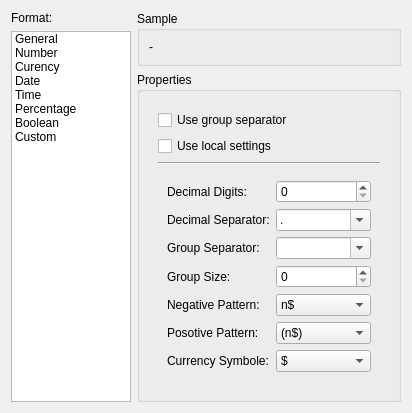
<?xml version="1.0" encoding="UTF-8"?>
<ui version="4.0">
 <class>LReportPropertyPageFormat</class>
 <widget class="QWidget" name="LReportPropertyPageFormat">
  <property name="geometry">
   <rect>
    <x>0</x>
    <y>0</y>
    <width>412</width>
    <height>385</height>
   </rect>
  </property>
  <property name="windowTitle">
   <string>Form</string>
  </property>
  <layout class="QGridLayout" name="gridLayout">
   <item row="0" column="0" rowspan="2">
    <layout class="QVBoxLayout" name="verticalLayout_10">
     <item>
      <widget class="QLabel" name="label_25">
       <property name="text">
        <string>Format:</string>
       </property>
      </widget>
     </item>
     <item>
      <widget class="QListWidget" name="listWidget">
       <property name="sizePolicy">
        <sizepolicy hsizetype="Fixed" vsizetype="Expanding">
         <horstretch>0</horstretch>
         <verstretch>0</verstretch>
        </sizepolicy>
       </property>
       <property name="maximumSize">
        <size>
         <width>120</width>
         <height>16777215</height>
        </size>
       </property>
       <item>
        <property name="text">
         <string>General</string>
        </property>
       </item>
       <item>
        <property name="text">
         <string>Number</string>
        </property>
       </item>
       <item>
        <property name="text">
         <string>Curency</string>
        </property>
       </item>
       <item>
        <property name="text">
         <string>Date</string>
        </property>
       </item>
       <item>
        <property name="text">
         <string>Time</string>
        </property>
       </item>
       <item>
        <property name="text">
         <string>Percentage</string>
        </property>
       </item>
       <item>
        <property name="text">
         <string>Boolean</string>
        </property>
       </item>
       <item>
        <property name="text">
         <string>Custom</string>
        </property>
       </item>
      </widget>
     </item>
    </layout>
   </item>
   <item row="0" column="1">
    <widget class="QGroupBox" name="groupBox">
     <property name="title">
      <string>Sample</string>
     </property>
     <layout class="QVBoxLayout" name="verticalLayout_2">
      <item>
       <widget class="QLabel" name="label">
        <property name="text">
         <string>-</string>
        </property>
       </widget>
      </item>
     </layout>
    </widget>
   </item>
   <item row="1" column="1">
    <widget class="QGroupBox" name="groupBox_2">
     <property name="title">
      <string>Properties</string>
     </property>
     <layout class="QVBoxLayout" name="verticalLayout">
      <item>
       <widget class="QStackedWidget" name="stackedWidget">
        <property name="currentIndex">
         <number>2</number>
        </property>
        <widget class="QWidget" name="page"/>
        <widget class="QWidget" name="page_2">
         <layout class="QVBoxLayout" name="verticalLayout_3">
          <item>
           <widget class="QCheckBox" name="checkBox">
            <property name="text">
             <string>Use group separator</string>
            </property>
           </widget>
          </item>
          <item>
           <widget class="QCheckBox" name="checkBox_2">
            <property name="text">
             <string>Use local settings</string>
            </property>
           </widget>
          </item>
          <item>
           <widget class="Line" name="line">
            <property name="orientation">
             <enum>Qt::Horizontal</enum>
            </property>
           </widget>
          </item>
          <item>
           <widget class="QFrame" name="frame_32">
            <layout class="QFormLayout" name="formLayout">
             <property name="labelAlignment">
              <set>Qt::AlignLeading|Qt::AlignLeft|Qt::AlignVCenter</set>
             </property>
             <item row="0" column="0">
              <widget class="QLabel" name="label_2">
               <property name="text">
                <string>Decimal Digits:</string>
               </property>
              </widget>
             </item>
             <item row="0" column="1">
              <widget class="QSpinBox" name="spinBox">
               <property name="maximum">
                <number>20</number>
               </property>
              </widget>
             </item>
             <item row="1" column="0">
              <widget class="QLabel" name="label_3">
               <property name="text">
                <string>Decimal Separator:</string>
               </property>
              </widget>
             </item>
             <item row="1" column="1">
              <widget class="QComboBox" name="comboBox">
               <property name="minimumSize">
                <size>
                 <width>50</width>
                 <height>0</height>
                </size>
               </property>
               <property name="editable">
                <bool>true</bool>
               </property>
               <item>
                <property name="text">
                 <string>.</string>
                </property>
               </item>
               <item>
                <property name="text">
                 <string>,</string>
                </property>
               </item>
              </widget>
             </item>
             <item row="2" column="0">
              <widget class="QLabel" name="label_4">
               <property name="text">
                <string>Group Separator:</string>
               </property>
              </widget>
             </item>
             <item row="2" column="1">
              <widget class="QComboBox" name="comboBox_2">
               <property name="minimumSize">
                <size>
                 <width>50</width>
                 <height>0</height>
                </size>
               </property>
               <property name="editable">
                <bool>true</bool>
               </property>
               <item>
                <property name="text">
                 <string/>
                </property>
               </item>
               <item>
                <property name="text">
                 <string>.</string>
                </property>
               </item>
               <item>
                <property name="text">
                 <string>,</string>
                </property>
               </item>
              </widget>
             </item>
             <item row="3" column="0">
              <widget class="QLabel" name="label_5">
               <property name="text">
                <string>Group Size:</string>
               </property>
              </widget>
             </item>
             <item row="4" column="0">
              <widget class="QLabel" name="label_6">
               <property name="text">
                <string>Negative Pattern:</string>
               </property>
              </widget>
             </item>
             <item row="4" column="1">
              <widget class="QComboBox" name="comboBox_4">
               <property name="minimumSize">
                <size>
                 <width>50</width>
                 <height>0</height>
                </size>
               </property>
               <property name="editable">
                <bool>false</bool>
               </property>
               <item>
                <property name="text">
                 <string>(n)</string>
                </property>
               </item>
               <item>
                <property name="text">
                 <string>-n</string>
                </property>
               </item>
               <item>
                <property name="text">
                 <string>- n</string>
                </property>
               </item>
               <item>
                <property name="text">
                 <string>n-</string>
                </property>
               </item>
               <item>
                <property name="text">
                 <string>n -</string>
                </property>
               </item>
              </widget>
             </item>
             <item row="3" column="1">
              <widget class="QSpinBox" name="spinBox_2">
               <property name="maximum">
                <number>9</number>
               </property>
              </widget>
             </item>
            </layout>
           </widget>
          </item>
          <item>
           <spacer name="verticalSpacer">
            <property name="orientation">
             <enum>Qt::Vertical</enum>
            </property>
            <property name="sizeHint" stdset="0">
             <size>
              <width>20</width>
              <height>59</height>
             </size>
            </property>
           </spacer>
          </item>
         </layout>
        </widget>
        <widget class="QWidget" name="page_3">
         <layout class="QVBoxLayout" name="verticalLayout_4">
          <item>
           <widget class="QCheckBox" name="checkBox_3">
            <property name="text">
             <string>Use group separator</string>
            </property>
           </widget>
          </item>
          <item>
           <widget class="QCheckBox" name="checkBox_4">
            <property name="text">
             <string>Use local settings</string>
            </property>
           </widget>
          </item>
          <item>
           <widget class="Line" name="line_2">
            <property name="orientation">
             <enum>Qt::Horizontal</enum>
            </property>
           </widget>
          </item>
          <item>
           <widget class="QFrame" name="frame_652">
            <layout class="QFormLayout" name="formLayout_2">
             <property name="labelAlignment">
              <set>Qt::AlignLeading|Qt::AlignLeft|Qt::AlignVCenter</set>
             </property>
             <item row="0" column="0">
              <widget class="QLabel" name="label_7">
               <property name="text">
                <string>Decimal Digits:</string>
               </property>
              </widget>
             </item>
             <item row="0" column="1">
              <widget class="QSpinBox" name="spinBox_3">
               <property name="maximum">
                <number>20</number>
               </property>
              </widget>
             </item>
             <item row="1" column="0">
              <widget class="QLabel" name="label_8">
               <property name="text">
                <string>Decimal Separator:</string>
               </property>
              </widget>
             </item>
             <item row="1" column="1">
              <widget class="QComboBox" name="comboBox_3">
               <property name="minimumSize">
                <size>
                 <width>50</width>
                 <height>0</height>
                </size>
               </property>
               <property name="editable">
                <bool>true</bool>
               </property>
               <item>
                <property name="text">
                 <string>.</string>
                </property>
               </item>
               <item>
                <property name="text">
                 <string>,</string>
                </property>
               </item>
              </widget>
             </item>
             <item row="2" column="0">
              <widget class="QLabel" name="label_9">
               <property name="text">
                <string>Group Separator:</string>
               </property>
              </widget>
             </item>
             <item row="2" column="1">
              <widget class="QComboBox" name="comboBox_5">
               <property name="minimumSize">
                <size>
                 <width>50</width>
                 <height>0</height>
                </size>
               </property>
               <property name="editable">
                <bool>true</bool>
               </property>
               <item>
                <property name="text">
                 <string/>
                </property>
               </item>
               <item>
                <property name="text">
                 <string>.</string>
                </property>
               </item>
               <item>
                <property name="text">
                 <string>,</string>
                </property>
               </item>
              </widget>
             </item>
             <item row="3" column="0">
              <widget class="QLabel" name="label_10">
               <property name="text">
                <string>Group Size:</string>
               </property>
              </widget>
             </item>
             <item row="3" column="1">
              <widget class="QSpinBox" name="spinBox_4">
               <property name="maximum">
                <number>9</number>
               </property>
              </widget>
             </item>
             <item row="4" column="0">
              <widget class="QLabel" name="label_11">
               <property name="text">
                <string>Negative Pattern:</string>
               </property>
              </widget>
             </item>
             <item row="4" column="1">
              <widget class="QComboBox" name="comboBox_6">
               <property name="minimumSize">
                <size>
                 <width>50</width>
                 <height>0</height>
                </size>
               </property>
               <property name="editable">
                <bool>false</bool>
               </property>
               <item>
                <property name="text">
                 <string>n$</string>
                </property>
               </item>
               <item>
                <property name="text">
                 <string>n $</string>
                </property>
               </item>
               <item>
                <property name="text">
                 <string>$n</string>
                </property>
               </item>
               <item>
                <property name="text">
                 <string>$ n</string>
                </property>
               </item>
              </widget>
             </item>
             <item row="5" column="0">
              <widget class="QLabel" name="label_12">
               <property name="text">
                <string>Posotive Pattern:</string>
               </property>
              </widget>
             </item>
             <item row="5" column="1">
              <widget class="QComboBox" name="comboBox_7">
               <property name="minimumSize">
                <size>
                 <width>50</width>
                 <height>0</height>
                </size>
               </property>
               <property name="editable">
                <bool>false</bool>
               </property>
               <item>
                <property name="text">
                 <string>(n$)</string>
                </property>
               </item>
               <item>
                <property name="text">
                 <string>($n)</string>
                </property>
               </item>
               <item>
                <property name="text">
                 <string>-n$</string>
                </property>
               </item>
               <item>
                <property name="text">
                 <string>-n $</string>
                </property>
               </item>
               <item>
                <property name="text">
                 <string>$-n</string>
                </property>
               </item>
               <item>
                <property name="text">
                 <string>$ -n</string>
                </property>
               </item>
               <item>
                <property name="text">
                 <string>-$n</string>
                </property>
               </item>
               <item>
                <property name="text">
                 <string>-$ n</string>
                </property>
               </item>
               <item>
                <property name="text">
                 <string>n$-</string>
                </property>
               </item>
               <item>
                <property name="text">
                 <string>n $-</string>
                </property>
               </item>
              </widget>
             </item>
             <item row="6" column="0">
              <widget class="QLabel" name="label_13">
               <property name="text">
                <string>Currency Symbole:</string>
               </property>
              </widget>
             </item>
             <item row="6" column="1">
              <widget class="QComboBox" name="comboBox_8">
               <property name="minimumSize">
                <size>
                 <width>50</width>
                 <height>0</height>
                </size>
               </property>
               <property name="editable">
                <bool>false</bool>
               </property>
               <item>
                <property name="text">
                 <string>$</string>
                </property>
               </item>
               <item>
                <property name="text">
                 <string>€</string>
                </property>
               </item>
               <item>
                <property name="text">
                 <string>¢</string>
                </property>
               </item>
               <item>
                <property name="text">
                 <string>£</string>
                </property>
               </item>
               <item>
                <property name="text">
                 <string>¤</string>
                </property>
               </item>
               <item>
                <property name="text">
                 <string>¥</string>
                </property>
               </item>
               <item>
                <property name="text">
                 <string>₣</string>
                </property>
               </item>
               <item>
                <property name="text">
                 <string>₤</string>
                </property>
               </item>
               <item>
                <property name="text">
                 <string>₧</string>
                </property>
               </item>
               <item>
                <property name="text">
                 <string>₡</string>
                </property>
               </item>
               <item>
                <property name="text">
                 <string>₨</string>
                </property>
               </item>
               <item>
                <property name="text">
                 <string>₦</string>
                </property>
               </item>
               <item>
                <property name="text">
                 <string>₩</string>
                </property>
               </item>
               <item>
                <property name="text">
                 <string>₫</string>
                </property>
               </item>
              </widget>
             </item>
            </layout>
           </widget>
          </item>
          <item>
           <spacer name="verticalSpacer_2">
            <property name="orientation">
             <enum>Qt::Vertical</enum>
            </property>
            <property name="sizeHint" stdset="0">
             <size>
              <width>20</width>
              <height>0</height>
             </size>
            </property>
           </spacer>
          </item>
         </layout>
        </widget>
        <widget class="QWidget" name="page_4">
         <layout class="QVBoxLayout" name="verticalLayout_9">
          <item>
           <widget class="QListWidget" name="listWidget_2"/>
          </item>
         </layout>
        </widget>
        <widget class="QWidget" name="page_5">
         <layout class="QVBoxLayout" name="verticalLayout_7">
          <item>
           <widget class="QListWidget" name="listWidget_3"/>
          </item>
         </layout>
        </widget>
        <widget class="QWidget" name="page_6">
         <layout class="QVBoxLayout" name="verticalLayout_6">
          <item>
           <widget class="QCheckBox" name="checkBox_5">
            <property name="text">
             <string>Use group separator</string>
            </property>
           </widget>
          </item>
          <item>
           <widget class="QCheckBox" name="checkBox_6">
            <property name="text">
             <string>Use local settings</string>
            </property>
           </widget>
          </item>
          <item>
           <widget class="Line" name="line_3">
            <property name="orientation">
             <enum>Qt::Horizontal</enum>
            </property>
           </widget>
          </item>
          <item>
           <widget class="QFrame" name="frame">
            <layout class="QFormLayout" name="formLayout_4">
             <property name="labelAlignment">
              <set>Qt::AlignLeading|Qt::AlignLeft|Qt::AlignVCenter</set>
             </property>
             <item row="0" column="0">
              <widget class="QLabel" name="label_18">
               <property name="text">
                <string>Decimal Digits:</string>
               </property>
              </widget>
             </item>
             <item row="0" column="1">
              <widget class="QSpinBox" name="spinBox_5">
               <property name="maximum">
                <number>20</number>
               </property>
              </widget>
             </item>
             <item row="1" column="0">
              <widget class="QLabel" name="label_19">
               <property name="text">
                <string>Decimal Separator:</string>
               </property>
              </widget>
             </item>
             <item row="1" column="1">
              <widget class="QComboBox" name="comboBox_11">
               <property name="minimumSize">
                <size>
                 <width>50</width>
                 <height>0</height>
                </size>
               </property>
               <property name="editable">
                <bool>true</bool>
               </property>
               <item>
                <property name="text">
                 <string>.</string>
                </property>
               </item>
               <item>
                <property name="text">
                 <string>,</string>
                </property>
               </item>
              </widget>
             </item>
             <item row="2" column="0">
              <widget class="QLabel" name="label_20">
               <property name="text">
                <string>Group Separator:</string>
               </property>
              </widget>
             </item>
             <item row="2" column="1">
              <widget class="QComboBox" name="comboBox_12">
               <property name="minimumSize">
                <size>
                 <width>50</width>
                 <height>0</height>
                </size>
               </property>
               <property name="editable">
                <bool>true</bool>
               </property>
               <item>
                <property name="text">
                 <string/>
                </property>
               </item>
               <item>
                <property name="text">
                 <string>.</string>
                </property>
               </item>
               <item>
                <property name="text">
                 <string>,</string>
                </property>
               </item>
              </widget>
             </item>
             <item row="3" column="0">
              <widget class="QLabel" name="label_21">
               <property name="text">
                <string>Group Size:</string>
               </property>
              </widget>
             </item>
             <item row="3" column="1">
              <widget class="QSpinBox" name="spinBox_6">
               <property name="maximum">
                <number>9</number>
               </property>
              </widget>
             </item>
             <item row="4" column="0">
              <widget class="QLabel" name="label_22">
               <property name="text">
                <string>Negative Pattern:</string>
               </property>
              </widget>
             </item>
             <item row="4" column="1">
              <widget class="QComboBox" name="comboBox_13">
               <property name="minimumSize">
                <size>
                 <width>70</width>
                 <height>0</height>
                </size>
               </property>
               <property name="editable">
                <bool>false</bool>
               </property>
               <item>
                <property name="text">
                 <string>n%</string>
                </property>
               </item>
               <item>
                <property name="text">
                 <string>n %</string>
                </property>
               </item>
               <item>
                <property name="text">
                 <string>%n</string>
                </property>
               </item>
              </widget>
             </item>
             <item row="5" column="0">
              <widget class="QLabel" name="label_23">
               <property name="text">
                <string>Posotive Pattern:</string>
               </property>
              </widget>
             </item>
             <item row="5" column="1">
              <widget class="QComboBox" name="comboBox_14">
               <property name="minimumSize">
                <size>
                 <width>70</width>
                 <height>0</height>
                </size>
               </property>
               <property name="editable">
                <bool>false</bool>
               </property>
               <item>
                <property name="text">
                 <string>-n%</string>
                </property>
               </item>
               <item>
                <property name="text">
                 <string>-n %</string>
                </property>
               </item>
               <item>
                <property name="text">
                 <string>-%n</string>
                </property>
               </item>
              </widget>
             </item>
             <item row="6" column="0">
              <widget class="QLabel" name="label_24">
               <property name="text">
                <string>Percentage Symbole:</string>
               </property>
              </widget>
             </item>
             <item row="6" column="1">
              <widget class="QComboBox" name="comboBox_15">
               <property name="minimumSize">
                <size>
                 <width>70</width>
                 <height>0</height>
                </size>
               </property>
               <property name="editable">
                <bool>true</bool>
               </property>
               <item>
                <property name="text">
                 <string>%</string>
                </property>
               </item>
              </widget>
             </item>
            </layout>
           </widget>
          </item>
          <item>
           <spacer name="verticalSpacer_4">
            <property name="orientation">
             <enum>Qt::Vertical</enum>
            </property>
            <property name="sizeHint" stdset="0">
             <size>
              <width>20</width>
              <height>6</height>
             </size>
            </property>
           </spacer>
          </item>
         </layout>
        </widget>
        <widget class="QWidget" name="page_7">
         <layout class="QVBoxLayout" name="verticalLayout_5">
          <item>
           <layout class="QFormLayout" name="formLayout_3">
            <item row="0" column="0">
             <widget class="QLabel" name="label_14">
              <property name="text">
               <string>True text:</string>
              </property>
             </widget>
            </item>
            <item row="0" column="1">
             <widget class="QComboBox" name="comboBox_9">
              <property name="minimumSize">
               <size>
                <width>120</width>
                <height>0</height>
               </size>
              </property>
              <property name="editable">
               <bool>true</bool>
              </property>
              <item>
               <property name="text">
                <string>True</string>
               </property>
              </item>
              <item>
               <property name="text">
                <string>Yes</string>
               </property>
              </item>
              <item>
               <property name="text">
                <string>On</string>
               </property>
              </item>
             </widget>
            </item>
            <item row="1" column="0">
             <widget class="QLabel" name="label_15">
              <property name="text">
               <string>False text:</string>
              </property>
             </widget>
            </item>
            <item row="1" column="1">
             <widget class="QComboBox" name="comboBox_10">
              <property name="minimumSize">
               <size>
                <width>120</width>
                <height>0</height>
               </size>
              </property>
              <property name="editable">
               <bool>true</bool>
              </property>
              <item>
               <property name="text">
                <string>False</string>
               </property>
              </item>
              <item>
               <property name="text">
                <string>No</string>
               </property>
              </item>
              <item>
               <property name="text">
                <string>Off</string>
               </property>
              </item>
             </widget>
            </item>
           </layout>
          </item>
          <item>
           <spacer name="verticalSpacer_3">
            <property name="orientation">
             <enum>Qt::Vertical</enum>
            </property>
            <property name="sizeHint" stdset="0">
             <size>
              <width>20</width>
              <height>213</height>
             </size>
            </property>
           </spacer>
          </item>
         </layout>
        </widget>
        <widget class="QWidget" name="page_8">
         <layout class="QVBoxLayout" name="verticalLayout_8">
          <item>
           <widget class="QLabel" name="label_17">
            <property name="text">
             <string>Mask:</string>
            </property>
           </widget>
          </item>
          <item>
           <widget class="QLineEdit" name="lineEdit"/>
          </item>
          <item>
           <widget class="QLabel" name="label_16">
            <property name="text">
             <string>Sample masks:</string>
            </property>
           </widget>
          </item>
          <item>
           <widget class="QListWidget" name="listWidget_4"/>
          </item>
         </layout>
        </widget>
       </widget>
      </item>
     </layout>
    </widget>
   </item>
  </layout>
 </widget>
 <resources/>
 <connections>
  <connection>
   <sender>listWidget</sender>
   <signal>currentRowChanged(int)</signal>
   <receiver>stackedWidget</receiver>
   <slot>setCurrentIndex(int)</slot>
   <hints>
    <hint type="sourcelabel">
     <x>66</x>
     <y>174</y>
    </hint>
    <hint type="destinationlabel">
     <x>347</x>
     <y>105</y>
    </hint>
   </hints>
  </connection>
 </connections>
</ui>
